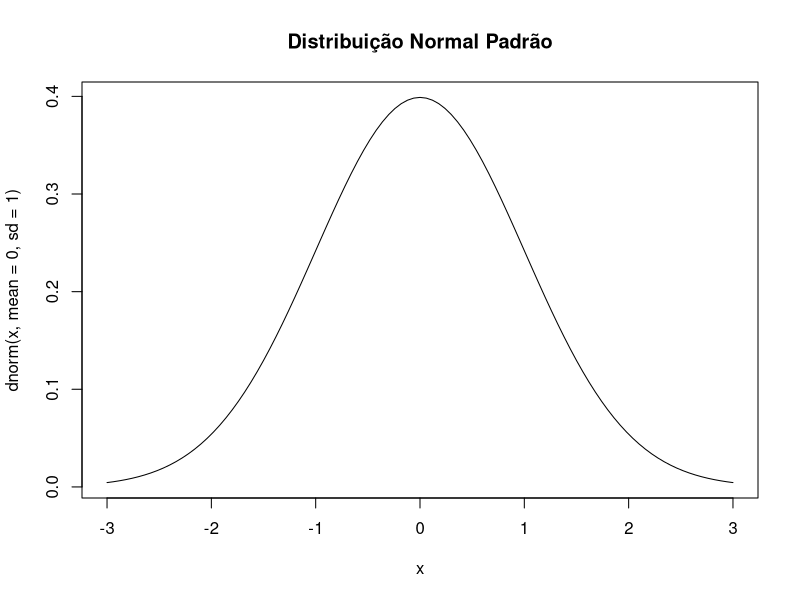

This chart was generated by the following R code:
## ---- chunk 1
# Exemplo de função de densidade normal
curve(dnorm(x, mean = 0, sd = 1), from = -3, to = 3, main = "Distribuição Normal Padrão")
